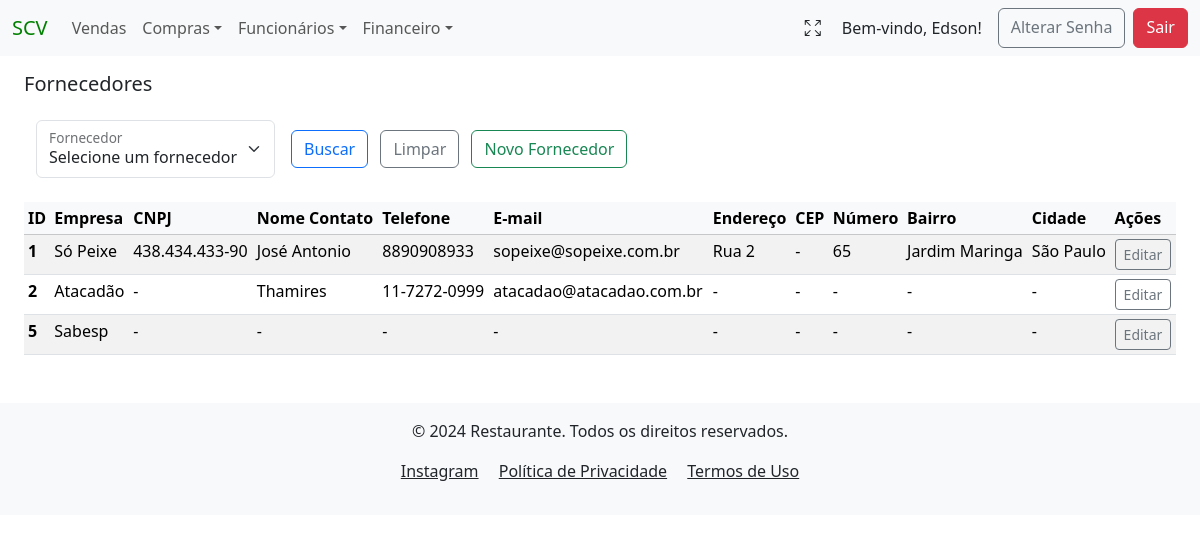
Page /fornecedores/ (signed in) on the earlier database version.
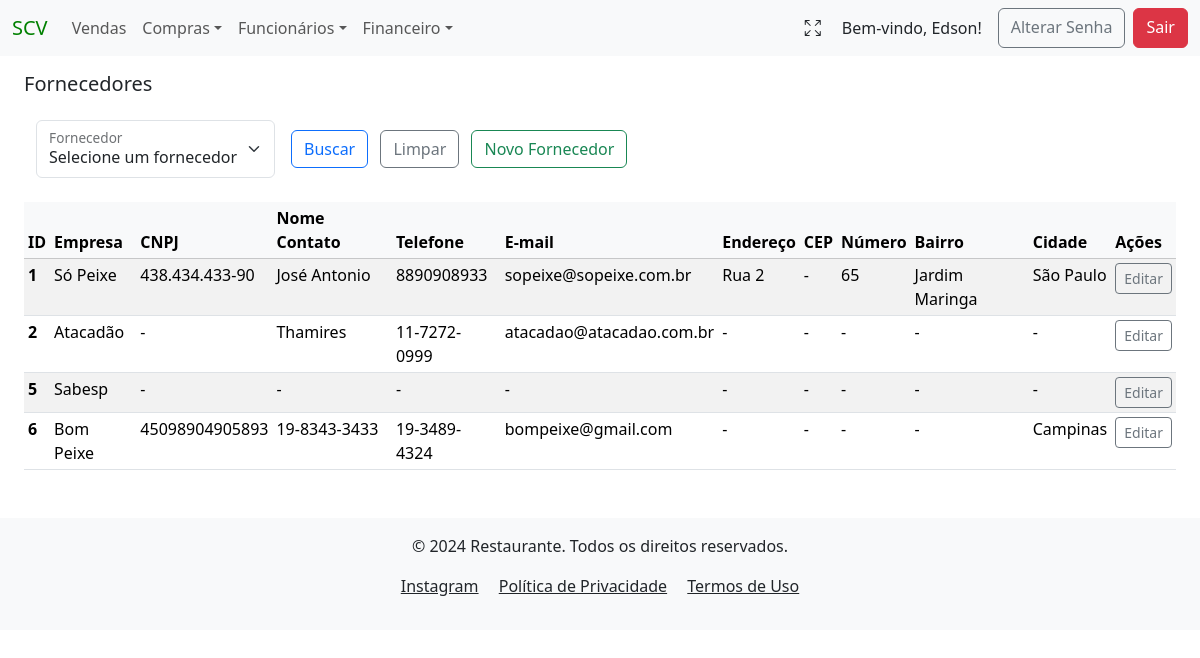
Same page on the later database version.
### compras/models.py (models this page shows, shortened)
class Fornecedor(models.Model):
    tenant = models.ForeignKey(Tenant, on_delete=models.CASCADE)
    created_at = models.DateTimeField(auto_now_add=True)
    nome_empresa = models.CharField(verbose_name="Fornecedor", max_length=50, blank=False)
    cnpj = models.CharField(verbose_name="CNPJ", max_length=14, null=True, blank=True)
    nome_contato = models.CharField(verbose_name="Contato", max_length=35, null=True, blank=True)
    telefone = models.CharField(verbose_name="Telefone", max_length=15, null=True, blank=True)
    email = models.CharField(verbose_name="E-mail", max_length=40, null=True, blank=True)
    endereco = models.CharField(verbose_name="Endereço", max_length=255, null=True, blank=True)
    cep = models.CharField(verbose_name="CEP", max_length=8, null=True, blank=True)
    numero = models.CharField(verbose_name="Número", max_length=10, null=True, blank=True)
    bairro = models.CharField(verbose_name="Bairro", max_length=20, null=True, blank=True)
    cidade = models.CharField(verbose_name="Cidade", max_length=30, null=True, blank=True)
    author = models.ForeignKey(settings.AUTH_USER_MODEL, on_delete=models.PROTECT, blank=False, default=1)
    dt_atualizado = models.DateTimeField(auto_now=True, null=False, blank=False)
    class Meta:
        unique_together = ('tenant', 'nome_empresa')
        verbose_name = "Fornecedor"
        verbose_name_plural = "Fornecedores"

### compras/views.py (the view)
# urls.py: path('fornecedores/', FornecedorListView.as_view(), name="fornecedor_list"),
class FornecedorListView(LoginRequiredMixin, PermissionRequiredMixin, TenantQuerysetMixin, HandleNoPermissionMixin, ListView):
    model = Fornecedor
    template_name = 'fornecedor_list.html'  # Garante que o template correto será usado
    permission_required = 'compras.view_fornecedor'  # Permissão para visualizar objetos'
    def get_queryset(self):
        tenant = getattr(self.request.user, 'tenant', None)
        if not tenant:
            return Fornecedor.objects.none()  # Retorna vazio se o tenant não for encontrado
        queryset = Fornecedor.objects.filter(tenant=tenant)
        nome_empresa = self.request.GET.getlist('nome_empresa[]')
        nome_empresa = [nome for nome in nome_empresa if nome.strip()]  # Remove valores vazios e espaços
        if nome_empresa:
            queryset = queryset.filter(nome_empresa__in=nome_empresa)
        return queryset
    def get_context_data(self, **kwargs):
        context = super().get_context_data(**kwargs)
        tenant = getattr(self.request.user, 'tenant', None)
        if tenant:
            tenant = str(tenant).lower().replace(' ', '_')  # Converte para minúsculas e substitui espaços por underscores
        context['tenant'] = tenant
        context['fornecedores'] = Fornecedor.objects.filter(tenant=self.request.user.tenant)
        context['numero_boleto'] = Compras.objects.filter(tenant=self.request.user.tenant).values_list('numero_boleto', flat=True).distinct()
        return context

### project/context_processors.py (called while the page is built)
def tenant_context(request):
    return {
        'tenant': request.GET.get('tenant', None),
    }

### users/models.py (called while the page is built)
    def __str__(self):
        return self.name

### compras/templates/compras/fornecedor_list.html (shortened to what this page needs)
{% extends 'global/base.html' %}
{% block content %}
<h5 class="mb-4 mt-3">Fornecedores</h5>
<div class="container-fluid mb-3">
    <form action="" method="GET" class="d-flex align-items-center">
        <div class="form-floating mb-2 me-2">
            <select class="form-select" id="floatingSelect" name="nome_empresa[]" aria-label="Floating label select example">
                <option value="">Selecione um fornecedor</option>
            </select>
            <label for="floatingSelect">Fornecedor</label>
        </div>
        <div class="mb-2 ms-2 me-2">
            <button type="submit" class="btn btn-outline-primary me-2" name="buscar_fornecedores">Buscar</button>
            <a href="{% url 'fornecedor_list' %}?tenant={{ tenant }}" class="btn btn-outline-secondary me-2">Limpar</a>
            <a href="{% url 'create_fornecedor' %}?tenant={{ tenant }}" class="btn btn-outline-success me-2">Novo Fornecedor</a>
        </div>
    </form>
</div>
{% if fornecedor_list %}
    <table class="table table-sm table-striped table-hover mt-3">
        <thead class="table-light">
        <tr>
            <th scope="col">ID</th>
            <th scope="col">Empresa</th>
            <th scope="col">CNPJ</th>
            <th scope="col">Nome Contato</th>
            <th scope="col">Telefone</th>
            <th scope="col">E-mail</th>
            <th scope="col">Endereço</th>
            <th scope="col">CEP</th>
            <th scope="col">Número</th>
            <th scope="col">Bairro</th>
            <th scope="col">Cidade</th>
            <th scope="col">Ações</th>
        </tr>
        </thead>
        <tbody>
            {% for fornecedor in fornecedor_list %}
                <tr>
                    <th scope="row" >{{ fornecedor.pk }}</th>
                    <td>{{ fornecedor.nome_empresa }}</td>
                    <td>{{ fornecedor.cnpj| default:"-" }}</td>
                    <td>{{ fornecedor.nome_contato| default:"-" }}</td>
                    <td>{{ fornecedor.telefone| default:"-" }}</td>
                    <td>{{ fornecedor.email| default:"-" }}</td>
                    <td>{{ fornecedor.endereco| default:"-" }}</td>
                    <td>{{ fornecedor.cep| default:"-" }}</td>
                    <td>{{ fornecedor.numero| default:"-" }}</td>
                    <td>{{ fornecedor.bairro| default:"-" }}</td>
                    <td>{{ fornecedor.cidade| default:"-" }}</td>
                    <td>
                        <a href="{% url 'update_fornecedor' pk=fornecedor.pk %}?tenant={{ tenant }}" class="btn btn-outline-secondary btn-sm" >Editar</a>
                    </td>
                </tr>
            {% endfor %}
        </tbody>
    </table>
{% else %}
    <p>Não há registros</p>
{% endif %}
{% endblock content %}

Differences in the rows shown:
added Fornecedor: pk "6", nome_empresa "Bom Peixe", cnpj "45098904905893", nome_contato "19-8343-3433", telefone "19-3489-4324", email "bompeixe@gmail.com", endereco "-", cep "-", numero "-", bairro "-", cidade "Campinas"
